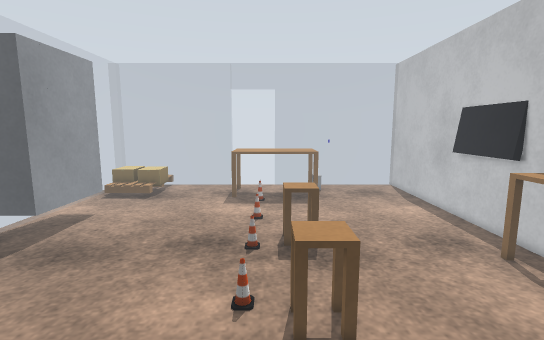
View 1 (above)

18 first-person views from a walk through a robot-simulator world made for Gazebo. The camera is 1.2 m above the floor, tilts 8° down and sees 85° across. The floor is counted in squares, 0.2 m on a side. Each view is taken from the middle of a square. On the plan, view 1 faces up. The plan holds only what a view shows up to about 20 squares ahead; the rest is blank. Robots are left out. Simple shapes stand in for some stock models. Some surface patterns are stand-ins.

View 2
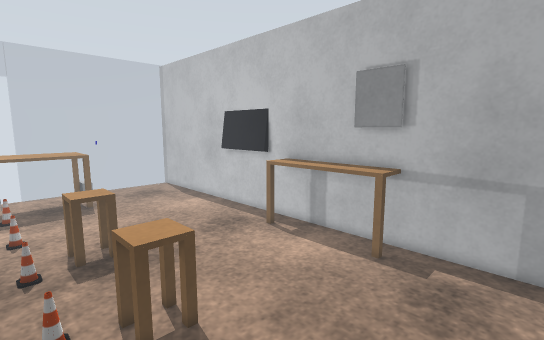

View 3
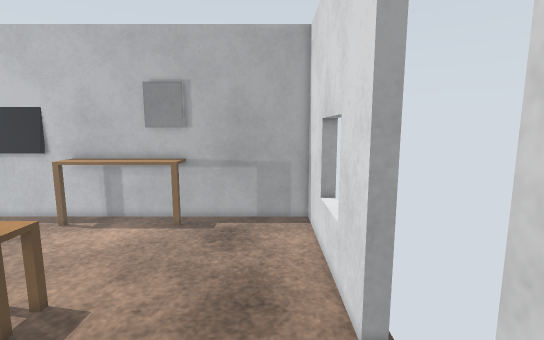

View 4
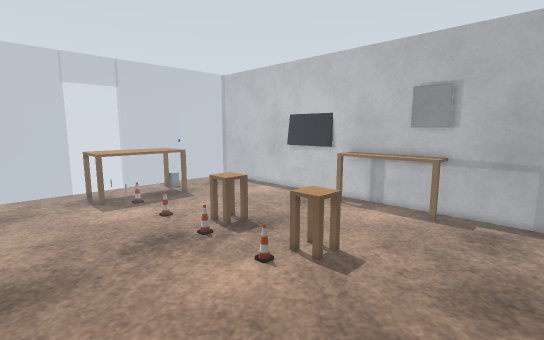

View 5
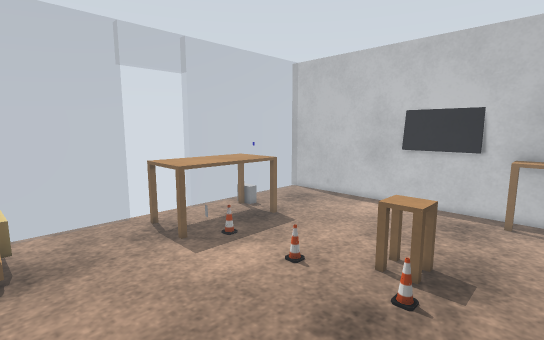

View 6
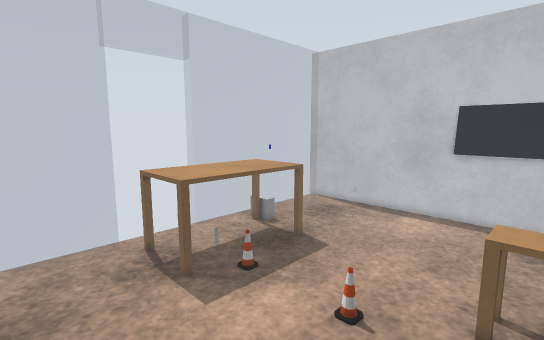

View 7
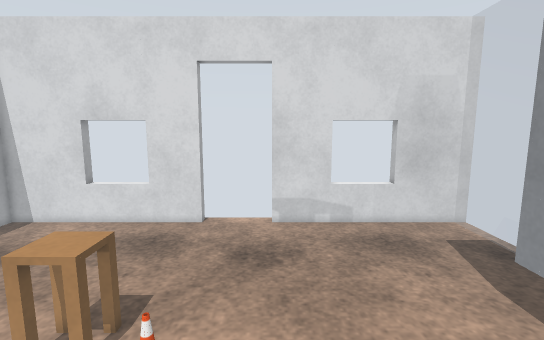

View 8
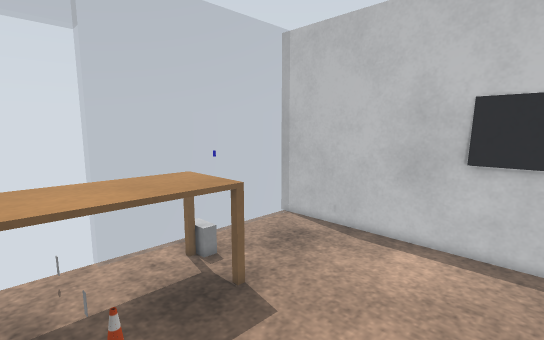

View 9
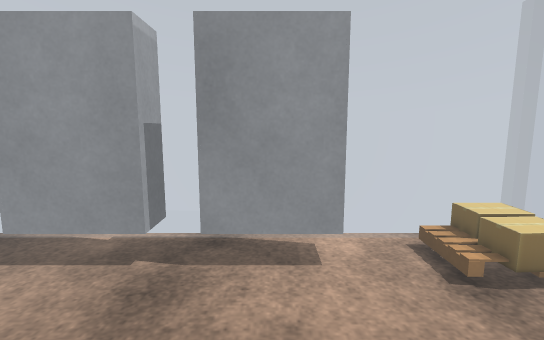

View 10
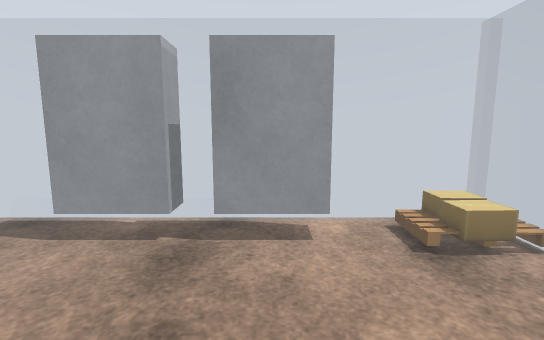

View 11
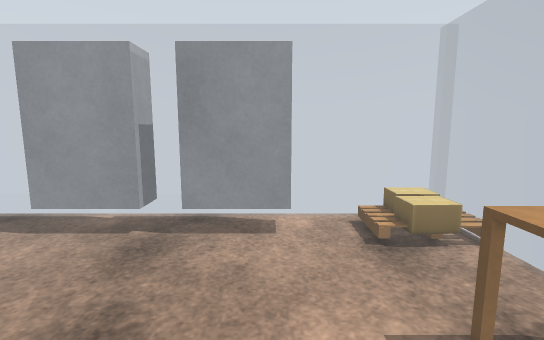

View 12
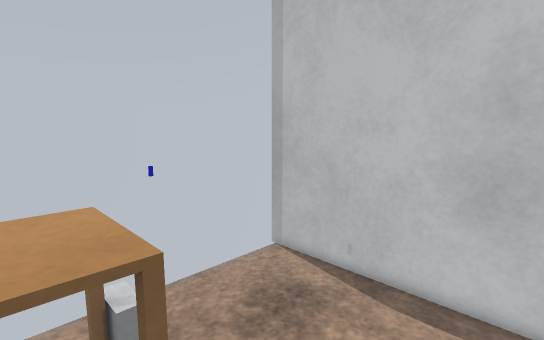

View 13
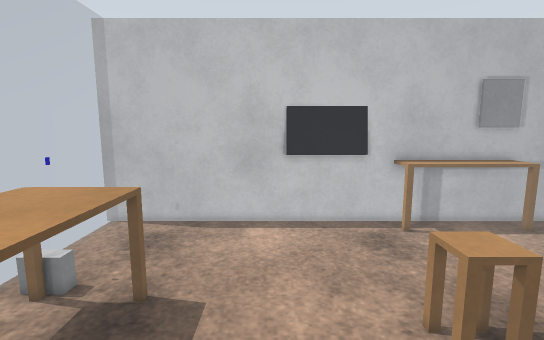

View 14
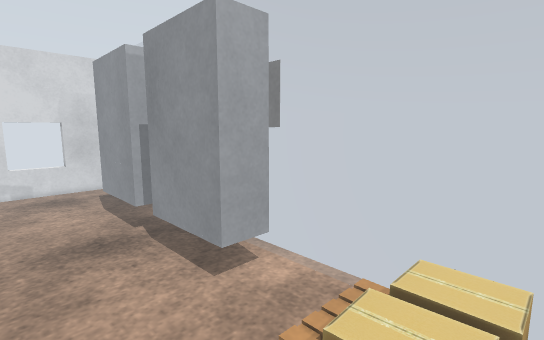

View 15
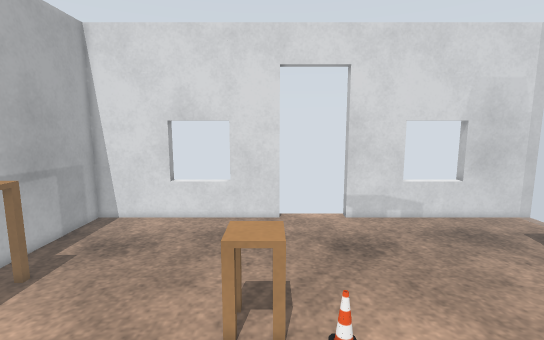

View 16
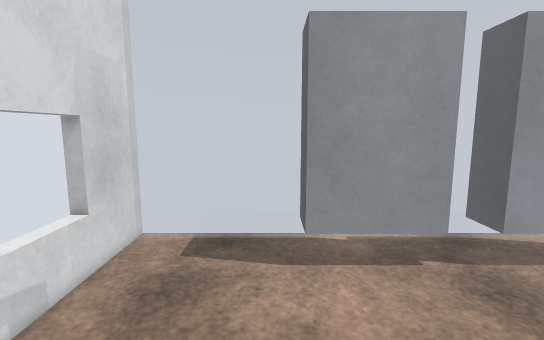

View 17
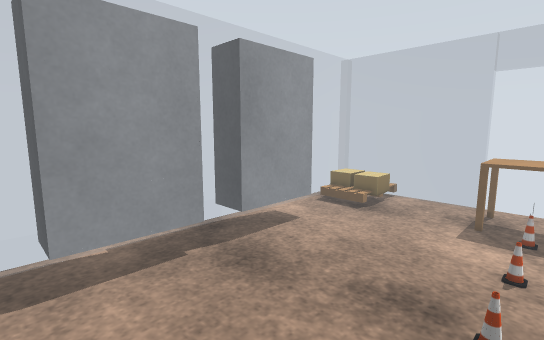

View 18
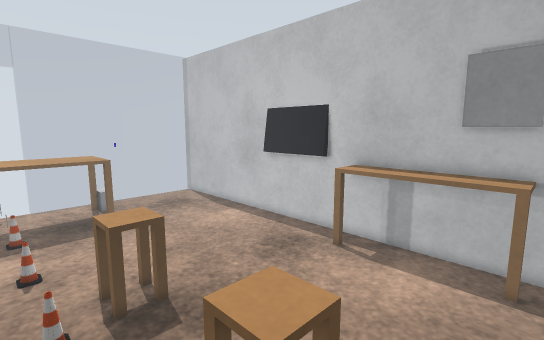

### Floor plan
Key: @ floor where view 1 was taken; # wall or solid block; . floor; D open door; = window, fence, low wall or low ledge; S shelf; C cone; T TV; L stool; A table; B cardboard box; P pallet; G grey box; O other object.
Columns run from 17 left of view 1 to 13 right of it. Each row starts with its distance up from view 1.
 32  ============DDDDD============#
 31  == PPP======DDDDD============#
 30  =BBB P.........O.   GGO......#
 29  =BBBBB.......AAAAAAAGG.......#
 28  =BBBBB.......AAAAAAAA........#
 27  =BBBBB.......AAAAAAAA........#
 26  =PPPPP.......AAAAAAAA........#
 25  =..............C.............#
 24  =..............C.............#
 23  =............................#
 22  =............................#
 21  =SSSS........................#
 20  =   S..........C............T#
 19      S..........C............TT
 18      S.......................TT
 17      S.......................TT
 16      S............LL.........TT
 15  =SSSS..........C.LL..........#
 14  =..............C.............#
 13  =..........................AAA
 12   SSSS......................AAA
 11      S......................AAA
 10      S..........C...........AAA
  9      S..........C.LL........AAA
  8      S............LL........AAA
  7   SSSS......................AAA
  6  =..........................AAA
  5  =............................#
  4  =............................#
  3  =............................#
  2  =............................#
  1  =............................#
  0  =...............@............#
 -1  =............................#
 -2 #=............................#
 -3 #=####====###DDDDD####===######

Where each view was taken, in squares from view 1:
view 1: 0 up, 0 right, facing up
view 2: 0 up, 2 left, facing up-right
view 3: 0 up, 7 left, facing right
view 4: 0 up, 10 left, facing up-right
view 5: 11 up, 11 left, facing up-right
view 6: 15 up, 9 left, facing up-right
view 7: 16 up, 4 left, facing down
view 8: 17 up, 3 left, facing up-right
view 9: 18 up, 0 right, facing left
view 10: 18 up, 3 right, facing left
view 11: 20 up, 4 right, facing left
view 12: 21 up, 2 right, facing up-right
view 13: 21 up, 6 left, facing right
view 14: 30 up, 6 left, facing down-left
view 15: 17 up, 1 right, facing down
view 16: 5 up, 0 right, facing left
view 17: 5 up, 0 right, facing up-left
view 18: 5 up, 2 left, facing up-right
